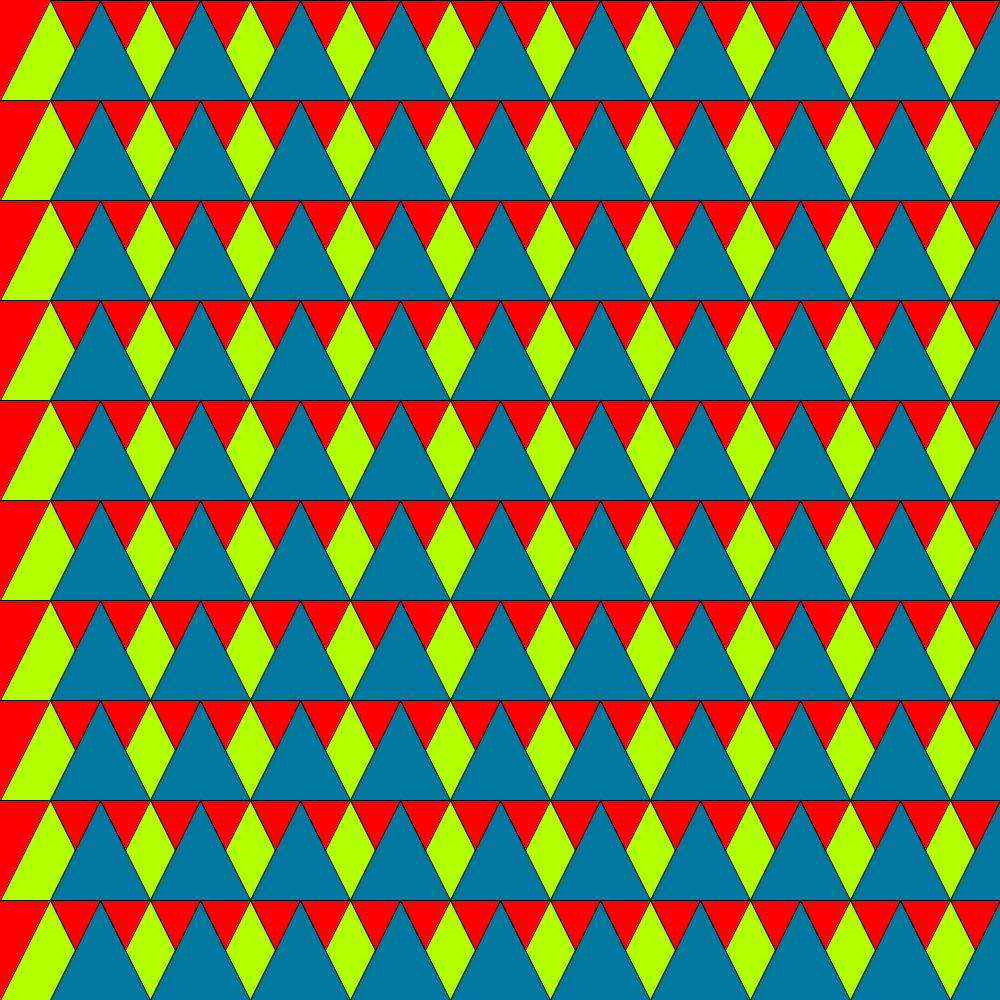
Frame 1 (no input)
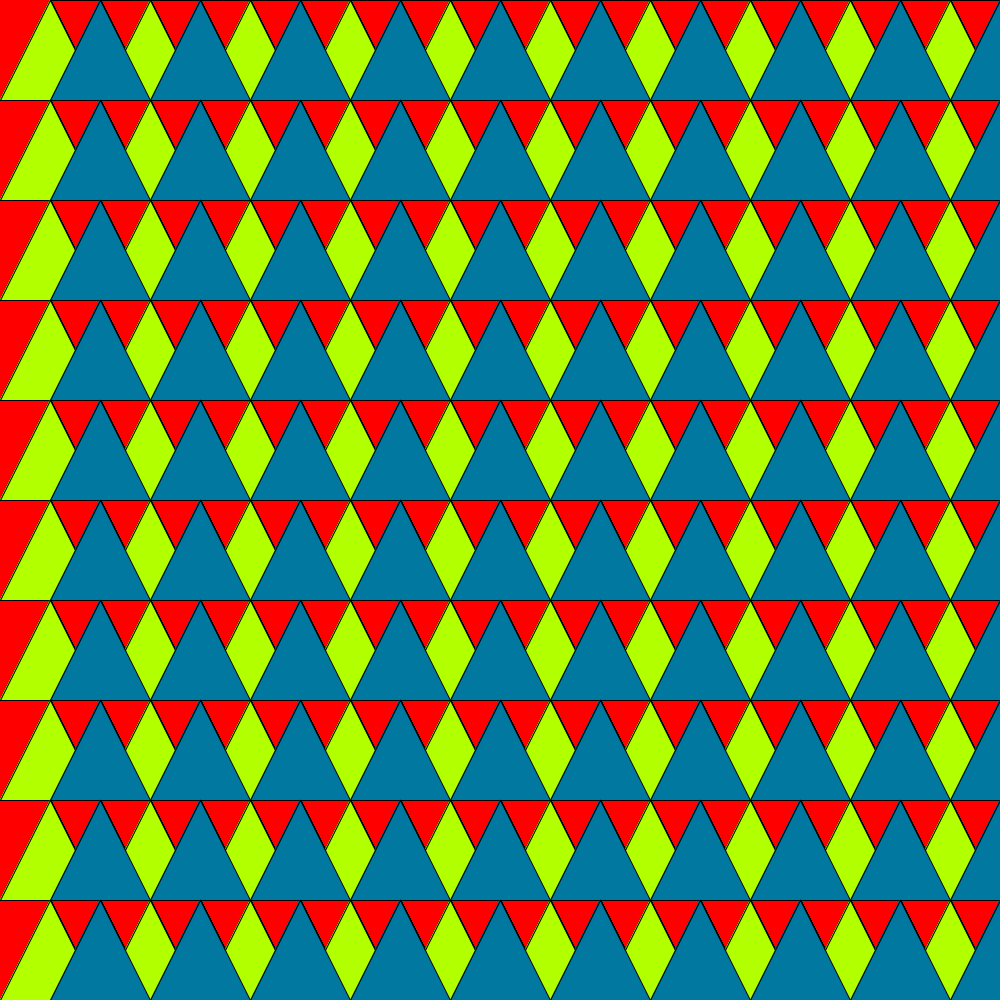
Frame 60 (the mouse pressed at the canvas centre just before this capture)
Frame 120 (the mouse held since frame 60 and released just before this capture): identical to frame 60, image omitted

The Processing sketch that drew these frames (run headless with seeded random() and noise(); from frame 60 on, the mouse is pressed at the canvas centre):

// Processing sketch: processing_26188
// ── processing_26188.pde

int i=15;
void setup(){
background(255+i*150,0,0);
size (1000,1000);
smooth();
}
void draw(){
for (int a = 0; a <= width; a += 100) {
 for (int b = 100; b <= height ; b += 100) {
   //noStroke();
  fill(178+i/200,255,0);
   triangle (a , b,  (a + 50), ( b-100),  (a +100) , b);  
 }
}
fill(40+i*-100,120,160);
for (int c = 50; c <= width; c += 100) {
 for (int d = 0; d <= height ; d += 100) {
   triangle (c , d,  (c + 50), ( d-100),  (c +100) , d);  
 }
}
}
                
